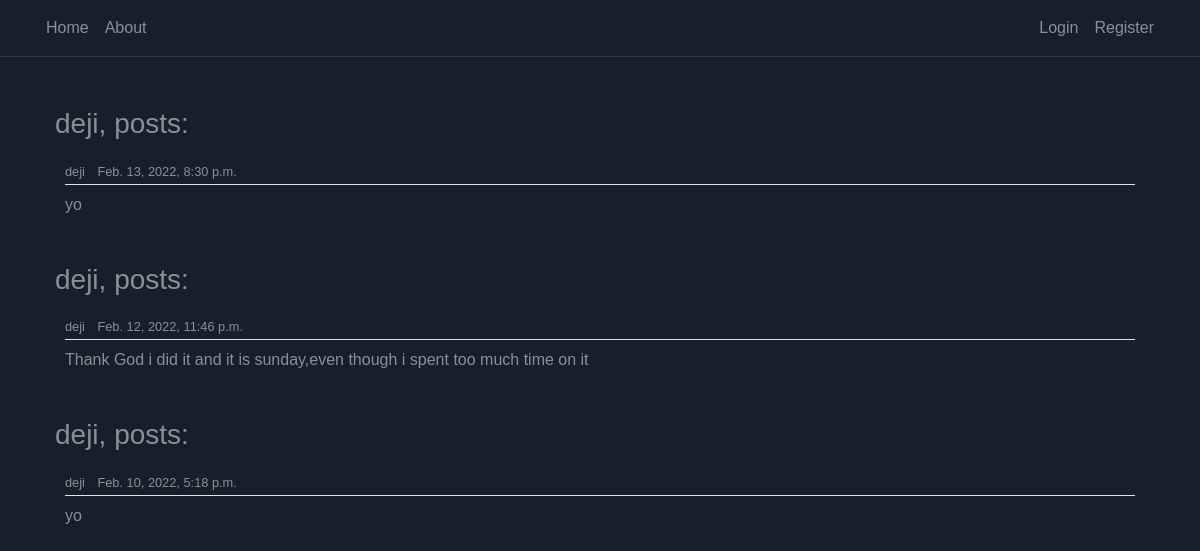
The page /userposts/deji on the database its author committed.
### twitter/models.py (models this page shows)
class posts(models.Model):
    author = models .ForeignKey(User,on_delete=models.CASCADE,related_name='yo')
    content= models.TextField()
    tagline=models.CharField(max_length=20000)
    liked=models.ManyToManyField(User,default=None,blank=True,related_name='blah')
    date_posted=models.DateTimeField(default=timezone.now)

### twitter/views.py (the view)
# urls.py: path('userposts/<str:username>',views.userpost,name='userposts'),
def userpost(request,**kwargs):
    grab =get_object_or_404(User,username=kwargs.get('username'))
    post = posts.objects.filter(author=grab).order_by('-date_posted')
    context = {
    'posts': post,
    }
    return render(request,'twitter/userposts.html',context)

### twitter/templates/twitter/userposts.html (shortened to what this page needs)
{% extends "twitter/base.html" %}
{% block content %}
<div class="container">
   <div class="content-section">
      <div class="media">
        <div class="media-body">
        </div>
      </div>
      {% for post in posts %}
        <h3>{{post.author.username}}, posts:</h3>
        <article class="media content-section">
          <div class="media-body">
            <div class="article-metadata">
              <small class="mr-2" >{{ post.author }}</small>
              <small class="text-muted">{{ post.date_posted }}</small>
            </div>
            <p class="article-content">{{ post.content }}</p>
          </div>
        </article>
      {% empty %}
       <h3> {{post.author.username}},you have no post yet :( </h3>
      {% endfor %}
   </div>
</div>
{% endblock content %}

### twitter/static/twitter/main.css (style rules this page uses)
:root { --muted-color: rgba(255, 255, 255, 0.5); }
body { background: #15202b; color: var(--muted-color); margin-top: 5rem; }
h1, h2, h3, h4, h5, h6 { color: var(--muted-color); }
.content-section { padding: 10px 10px; margin-bottom: 20px; }
.article-metadata { padding-bottom: 1px; margin-bottom: 4px; border-bottom: 1px solid #e3e3e3 }
.text-muted { color: var(--muted-color) !important; }
article { border-radius: 4px; }

### twitter/static/twitter/style.css (style rules this page uses)
body { font-family: Arial, Helvetica, sans-serif; height: 100vh; margin: 0; padding: 0; }

### rows shown on the page
posts: author.username "deji", author "deji", date_posted "Feb. 13, 2022, 8:30 p.m.", content "yo"
posts: author.username "deji", author "deji", date_posted "Feb. 12, 2022, 11:46 p.m.", content "Thank God i did it and it is sunday,even though i spent too much time on it"
posts: author.username "deji", author "deji", date_posted "Feb. 10, 2022, 5:18 p.m.", content "yo"
